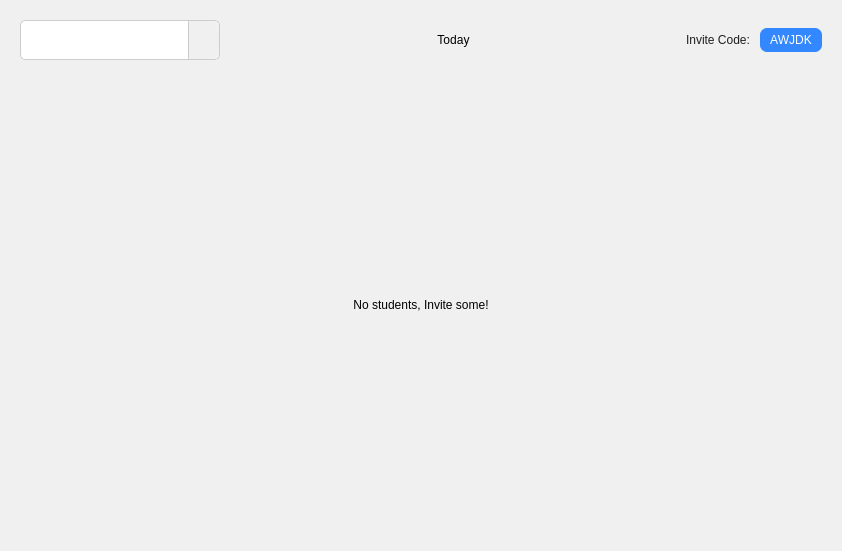
<?xml version="1.0" encoding="UTF-8"?>
<ui version="4.0">
 <class>attendance_page</class>
 <widget class="QWidget" name="attendance_page">
  <property name="geometry">
   <rect>
    <x>0</x>
    <y>0</y>
    <width>842</width>
    <height>551</height>
   </rect>
  </property>
  <property name="sizePolicy">
   <sizepolicy hsizetype="Fixed" vsizetype="Fixed">
    <horstretch>0</horstretch>
    <verstretch>0</verstretch>
   </sizepolicy>
  </property>
  <property name="windowTitle">
   <string>Form</string>
  </property>
  <property name="styleSheet">
   <string notr="true">background-color: rgb(240, 240, 240);</string>
  </property>
  <layout class="QVBoxLayout" name="verticalLayout">
   <property name="spacing">
    <number>0</number>
   </property>
   <item>
    <widget class="QWidget" name="widget" native="true">
     <property name="sizePolicy">
      <sizepolicy hsizetype="Preferred" vsizetype="Fixed">
       <horstretch>0</horstretch>
       <verstretch>0</verstretch>
      </sizepolicy>
     </property>
     <property name="styleSheet">
      <string notr="true">background-color: transparent;
border:none</string>
     </property>
     <layout class="QHBoxLayout" name="horizontalLayout_2">
      <item>
       <widget class="QComboBox" name="dropdown_classes">
        <property name="minimumSize">
         <size>
          <width>200</width>
          <height>40</height>
         </size>
        </property>
        <property name="styleSheet">
         <string notr="true">QComboBox {
    background-color: white;
    border: 1px solid #ccc;
    border-radius: 5px;
    padding: 5px 10px;
    font-size: 14px;
    color: #333;
}
QComboBox::down-arrow {
    image: url(icons/arrow_down.png); 
    width: 12px;
    height: 12px;
}
QComboBox::drop-down {
    subcontrol-origin: padding;
    subcontrol-position: top right;
    width: 30px;
    border-left-width: 1px;
    border-left-color: #ccc;
    border-left-style: solid; 
    border-top-right-radius: 5px;
    border-bottom-right-radius: 5px;
    background: #f0f0f0; 
}
QComboBox QAbstractItemView {
    background-color: white;
    border: 1px solid #ccc;
    selection-color: #159079;
    outline: 0;
    color: rgb(0, 0, 0);
}</string>
        </property>
       </widget>
      </item>
      <item>
       <spacer name="horizontalSpacer_Left">
        <property name="orientation">
         <enum>Qt::Orientation::Horizontal</enum>
        </property>
        <property name="sizeHint" stdset="0">
         <size>
          <width>40</width>
          <height>20</height>
         </size>
        </property>
       </spacer>
      </item>
      <item>
       <widget class="QWidget" name="date_control_container" native="true">
        <property name="styleSheet">
         <string notr="true"/>
        </property>
        <layout class="QHBoxLayout" name="horizontalLayout_3">
         <property name="leftMargin">
          <number>0</number>
         </property>
         <property name="topMargin">
          <number>0</number>
         </property>
         <property name="rightMargin">
          <number>0</number>
         </property>
         <property name="bottomMargin">
          <number>0</number>
         </property>
         <item>
          <widget class="QPushButton" name="btn_prev_date">
           <property name="minimumSize">
            <size>
             <width>15</width>
             <height>15</height>
            </size>
           </property>
           <property name="maximumSize">
            <size>
             <width>15</width>
             <height>15</height>
            </size>
           </property>
           <property name="cursor">
            <cursorShape>PointingHandCursor</cursorShape>
           </property>
           <property name="text">
            <string/>
           </property>
           <property name="icon">
            <iconset>
             <normaloff>icons/prev.png</normaloff>icons/prev.png</iconset>
           </property>
           <property name="iconSize">
            <size>
             <width>12</width>
             <height>12</height>
            </size>
           </property>
           <property name="fixedSize" stdset="0">
            <size>
             <width>30</width>
             <height>30</height>
            </size>
           </property>
          </widget>
         </item>
         <item>
          <widget class="QPushButton" name="btn_date_picker">
           <property name="sizePolicy">
            <sizepolicy hsizetype="Fixed" vsizetype="Fixed">
             <horstretch>0</horstretch>
             <verstretch>0</verstretch>
            </sizepolicy>
           </property>
           <property name="minimumSize">
            <size>
             <width>10</width>
             <height>10</height>
            </size>
           </property>
           <property name="maximumSize">
            <size>
             <width>48544</width>
             <height>54545</height>
            </size>
           </property>
           <property name="cursor">
            <cursorShape>PointingHandCursor</cursorShape>
           </property>
           <property name="styleSheet">
            <string notr="true">font: 600 12pt &quot;Segoe UI&quot;;
color: rgb(0, 0, 0);</string>
           </property>
           <property name="text">
            <string>Today</string>
           </property>
          </widget>
         </item>
         <item>
          <widget class="QPushButton" name="btn_next_date">
           <property name="minimumSize">
            <size>
             <width>15</width>
             <height>15</height>
            </size>
           </property>
           <property name="maximumSize">
            <size>
             <width>15</width>
             <height>15</height>
            </size>
           </property>
           <property name="cursor">
            <cursorShape>PointingHandCursor</cursorShape>
           </property>
           <property name="text">
            <string/>
           </property>
           <property name="icon">
            <iconset>
             <normaloff>icons/next.png</normaloff>icons/next.png</iconset>
           </property>
           <property name="iconSize">
            <size>
             <width>12</width>
             <height>12</height>
            </size>
           </property>
           <property name="fixedSize" stdset="0">
            <size>
             <width>30</width>
             <height>30</height>
            </size>
           </property>
          </widget>
         </item>
        </layout>
       </widget>
      </item>
      <item>
       <spacer name="horizontalSpacer_Right">
        <property name="orientation">
         <enum>Qt::Orientation::Horizontal</enum>
        </property>
        <property name="sizeHint" stdset="0">
         <size>
          <width>40</width>
          <height>20</height>
         </size>
        </property>
       </spacer>
      </item>
      <item>
       <widget class="QLabel" name="label">
        <property name="styleSheet">
         <string notr="true">color: rgb(30, 30, 30);
font: 600 11pt &quot;Segoe UI&quot;;
</string>
        </property>
        <property name="text">
         <string>Invite Code: </string>
        </property>
       </widget>
      </item>
      <item>
       <widget class="QPushButton" name="invteCode_box">
        <property name="cursor">
         <cursorShape>ArrowCursor</cursorShape>
        </property>
        <property name="styleSheet">
         <string notr="true">color: #fff;
background : #3388FF;
border: none;
padding: 5px 10px;
font: 700 12px &quot;Segoe UI&quot;;
border-radius: 7px</string>
        </property>
        <property name="text">
         <string>AWJDK</string>
        </property>
        <property name="iconSize">
         <size>
          <width>15</width>
          <height>15</height>
         </size>
        </property>
       </widget>
      </item>
     </layout>
    </widget>
   </item>
   <item>
    <widget class="QStackedWidget" name="students_stacked">
     <property name="styleSheet">
      <string notr="true">background-color: transparent;
border:none</string>
     </property>
     <property name="currentIndex">
      <number>0</number>
     </property>
     <widget class="QWidget" name="no_student">
      <layout class="QVBoxLayout" name="verticalLayout_5">
       <item>
        <widget class="QWidget" name="widget_2" native="true">
         <property name="styleSheet">
          <string notr="true">QLabel{
  
  font: 15pt &quot;Segoe UI&quot;;
  color: rgb(0, 0, 0);
}</string>
         </property>
         <layout class="QVBoxLayout" name="verticalLayout_4">
          <item>
           <widget class="QLabel" name="label_2">
            <property name="sizePolicy">
             <sizepolicy hsizetype="Preferred" vsizetype="Preferred">
              <horstretch>0</horstretch>
              <verstretch>0</verstretch>
             </sizepolicy>
            </property>
            <property name="text">
             <string>No students, Invite some!</string>
            </property>
            <property name="alignment">
             <set>Qt::AlignmentFlag::AlignCenter</set>
            </property>
           </widget>
          </item>
         </layout>
        </widget>
       </item>
      </layout>
     </widget>
     <widget class="QWidget" name="all_student">
      <layout class="QVBoxLayout" name="verticalLayout_3">
       <property name="leftMargin">
        <number>0</number>
       </property>
       <property name="topMargin">
        <number>0</number>
       </property>
       <property name="rightMargin">
        <number>0</number>
       </property>
       <property name="bottomMargin">
        <number>0</number>
       </property>
       <item>
        <widget class="QFrame" name="frame">
         <property name="sizePolicy">
          <sizepolicy hsizetype="Preferred" vsizetype="Minimum">
           <horstretch>0</horstretch>
           <verstretch>0</verstretch>
          </sizepolicy>
         </property>
         <property name="styleSheet">
          <string notr="true">QLabel{
	color: #383838;
	font: 600 9pt &quot;Segoe UI&quot;;
}
</string>
         </property>
         <property name="frameShape">
          <enum>QFrame::Shape::StyledPanel</enum>
         </property>
         <property name="frameShadow">
          <enum>QFrame::Shadow::Raised</enum>
         </property>
         <layout class="QHBoxLayout" name="horizontalLayout">
          <property name="topMargin">
           <number>9</number>
          </property>
          <property name="bottomMargin">
           <number>0</number>
          </property>
          <item>
           <widget class="QLabel" name="label_3">
            <property name="sizePolicy">
             <sizepolicy hsizetype="Fixed" vsizetype="Fixed">
              <horstretch>0</horstretch>
              <verstretch>0</verstretch>
             </sizepolicy>
            </property>
            <property name="minimumSize">
             <size>
              <width>70</width>
              <height>0</height>
             </size>
            </property>
            <property name="styleSheet">
             <string notr="true"/>
            </property>
            <property name="text">
             <string>S. No.</string>
            </property>
            <property name="alignment">
             <set>Qt::AlignmentFlag::AlignCenter</set>
            </property>
           </widget>
          </item>
          <item>
           <widget class="QLabel" name="label_4">
            <property name="text">
             <string>Name</string>
            </property>
           </widget>
          </item>
          <item>
           <widget class="QLabel" name="label_5">
            <property name="sizePolicy">
             <sizepolicy hsizetype="Preferred" vsizetype="Preferred">
              <horstretch>0</horstretch>
              <verstretch>0</verstretch>
             </sizepolicy>
            </property>
            <property name="maximumSize">
             <size>
              <width>400</width>
              <height>400</height>
             </size>
            </property>
            <property name="text">
             <string>Attendance Rate (in %)</string>
            </property>
            <property name="alignment">
             <set>Qt::AlignmentFlag::AlignCenter</set>
            </property>
           </widget>
          </item>
          <item>
           <widget class="QLabel" name="label_6">
            <property name="sizePolicy">
             <sizepolicy hsizetype="Fixed" vsizetype="Preferred">
              <horstretch>0</horstretch>
              <verstretch>0</verstretch>
             </sizepolicy>
            </property>
            <property name="minimumSize">
             <size>
              <width>130</width>
              <height>0</height>
             </size>
            </property>
            <property name="maximumSize">
             <size>
              <width>130</width>
              <height>16777215</height>
             </size>
            </property>
            <property name="text">
             <string/>
            </property>
           </widget>
          </item>
         </layout>
        </widget>
       </item>
       <item>
        <widget class="QScrollArea" name="scrollArea">
         <property name="widgetResizable">
          <bool>true</bool>
         </property>
         <widget class="QWidget" name="widget_3">
          <property name="geometry">
           <rect>
            <x>0</x>
            <y>0</y>
            <width>100</width>
            <height>30</height>
           </rect>
          </property>
          <layout class="QVBoxLayout" name="studentsLayout" stretch="0">
           <property name="spacing">
            <number>0</number>
           </property>
           <property name="leftMargin">
            <number>9</number>
           </property>
           <property name="topMargin">
            <number>4</number>
           </property>
           <property name="rightMargin">
            <number>9</number>
           </property>
           <property name="bottomMargin">
            <number>9</number>
           </property>
           <item>
            <spacer name="verticalSpacer">
             <property name="orientation">
              <enum>Qt::Orientation::Vertical</enum>
             </property>
             <property name="sizeHint" stdset="0">
              <size>
               <width>20</width>
               <height>418</height>
              </size>
             </property>
            </spacer>
           </item>
          </layout>
         </widget>
        </widget>
       </item>
      </layout>
     </widget>
    </widget>
   </item>
  </layout>
 </widget>
 <resources/>
 <connections/>
</ui>
